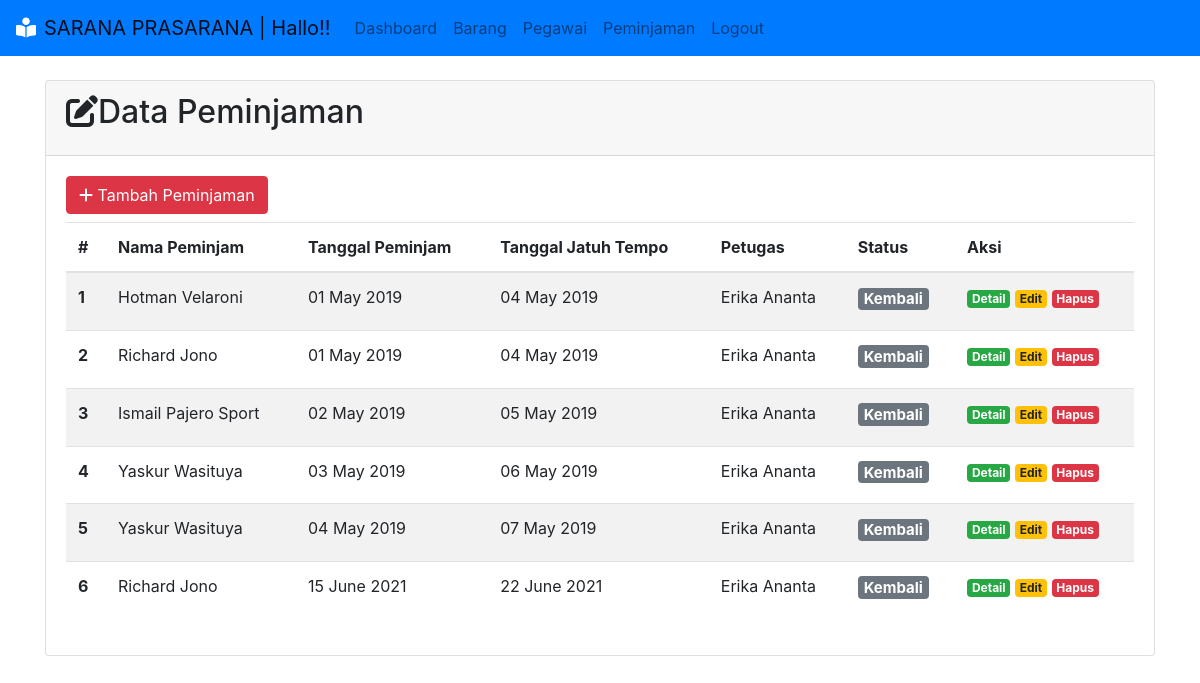
/peminjaman/index.php (signed in), run on the app's committed database.
### tables this page shows
CREATE TABLE `peminjaman` (
  `id_pinjam` int(11) NOT NULL,
  `id_inventaris` int(3) DEFAULT NULL,
  `id_pegawai` int(3) NOT NULL,
  `tgl_pinjam` date NOT NULL,
  `tgl_kembali` date DEFAULT NULL,
  `tgl_jatuh_tempo` date NOT NULL,
  `status` enum('Dipinjam','Kembali') NOT NULL DEFAULT 'Dipinjam',
  `id_petugas` int(3) DEFAULT NULL
);

CREATE TABLE `pegawai` (
  `id_pegawai` int(3) NOT NULL,
  `nama_pegawai` varchar(50) NOT NULL,
  `telp` varchar(50) NOT NULL,
  `alamat` varchar(200) NOT NULL
);

CREATE TABLE `petugas` (
  `id_petugas` int(3) NOT NULL,
  `nama_petugas` varchar(100) NOT NULL,
  `username` varchar(100) NOT NULL,
  `password` varchar(50) NOT NULL
);

### peminjaman/index.php (the view)
<?php
include '../koneksi.php';
$sql = "SELECT * FROM peminjaman INNER JOIN pegawai ON peminjaman.id_pegawai = pegawai.id_pegawai
        INNER JOIN petugas ON peminjaman.id_petugas = petugas.id_petugas ORDER BY peminjaman.tgl_pinjam";
$res = mysqli_query($koneksi, $sql);
$pinjam = array();
while ($data = mysqli_fetch_assoc($res)) {
    $pinjam[] = $data;
}
include '../aset/header.php';
?>
<div class="container">
    <div class="row mt-4">
        <div class= "col-md">
<div class="card">
  <div class="card-header">
    <h2 class="card-title"><i class="fas fa-edit"></i>Data Peminjaman</h2>
  </div>
  <div class="card-body">
  <a type="button" class="btn btn-danger mb-2" href="form-pinjam.php"> <i class="fas fa-plus"></i> Tambah Peminjaman</a>
  <table class="table table-striped">
  <thead>
    <tr>
      <th scope="col">#</th>
      <th scope="col">Nama Peminjam</th>
      <th scope="col">Tanggal Peminjam</th>
      <th scope="col">Tanggal Jatuh Tempo</th>
      <th scope="col">Petugas</th>
      <th scope="col">Status</th>
      <th scope="col">Aksi
      </th>
    </tr>
  <tbody>
    <?php
        $no = 1;
        foreach ($pinjam as $p) { ?>
            <tr>
                <th scope="row"><?= $no ?></td>
                <td><?= $p['nama_pegawai'] ?> </td>
                <td><?= date('d F Y', strtotime($p['tgl_pinjam'])) ?></td>
                <td><?= date('d F Y', strtotime($p['tgl_jatuh_tempo'])) ?></td>
                <td><?= $p['nama_petugas'] ?> </td>
                <td>
                  <?php
                      if($p['status'] == "dipinjam")
                      {
                        echo '<h5><span class="badge badge-info">Dipinjam</span></h5>';
                      } else {
                        echo '<h5><span class="badge badge-secondary">Kembali</span></h5>';
                      }
                  ?>
                  </td>
                  <td>
                    <a href="detail.php?id_pinjam=<?= $p['id_pinjam'] ?>&nama=<?= $p['nama_pegawai'] ?>" class="badge badge-success">Detail</a>
                    <a href="form-edit.php?id_pinjam=<?= $p['id_pinjam']?>" class="badge badge-warning">Edit</a>
                    <a href="hapus.php?id_pinjam <?= $p['id_pinjam'] ?>" class="badge badge-danger">Hapus</a>
                </td>
            </tr>
    <?php
        $no++;
        }
    ?>
  </tbody>
</table>
  </div>
</div>
</div>
</div>
    </div>
<?php
include '../aset/footer.php';
?>

### header.php (shortened to what this page needs)
<!DOCTYPE html>
<html lang="en">
<head>
    <link rel="stylesheet" href="http://localhost/siperpus/aset/bootstrap/css/bootstrap.min.css">
    <link rel="stylesheet" href="http://localhost/siperpus/aset/fontawesome/css/all.min.css">
</head>
<body>
<nav class="navbar navbar-expand-lg navbar-light bg-primary">
  <a class="navbar-brand" href="#"><i class="fas fa-book-reader text-white mr-2"></i>SARANA PRASARANA | Hallo!! </a>
  <div class="collapse navbar-collapse" id="navbarNavAltMarkup">
    <div class="navbar-nav">
    <ul class="navbar-nav mr-auto">
      <a class="nav-item nav-link" href="http://localhost/sarpra/index.php">Dashboard</a>
      <a class="nav-item nav-link" href="http://localhost/sarpra/inventaris/index.php">Barang</a>
      <a class="nav-item nav-link" href="http://localhost/sarpra/pegawai/index.php">Pegawai</a>
      <a class="nav-item nav-link" href="http://localhost/sarpra/peminjaman/index.php">Peminjaman</a>
      <a class="nav-item nav-link" href="http://localhost/sarpra/login/logout.php">Logout</a>
      </div>
    </div>
</nav>

### footer.php (shortened to what this page needs)
</body>
</html>

### data on the page
peminjaman: id_pegawai.nama_pegawai "Hotman Velaroni", tgl_pinjam "01 May 2019", tgl_jatuh_tempo "04 May 2019", id_petugas.nama_petugas "Erika Ananta", status "Kembali"
peminjaman: id_pegawai.nama_pegawai "Richard Jono", tgl_pinjam "01 May 2019", tgl_jatuh_tempo "04 May 2019", id_petugas.nama_petugas "Erika Ananta", status "Kembali"
peminjaman: id_pegawai.nama_pegawai "Ismail Pajero Sport", tgl_pinjam "02 May 2019", tgl_jatuh_tempo "05 May 2019", id_petugas.nama_petugas "Erika Ananta", status "Kembali"
peminjaman: id_pegawai.nama_pegawai "Yaskur Wasituya", tgl_pinjam "03 May 2019", tgl_jatuh_tempo "06 May 2019", id_petugas.nama_petugas "Erika Ananta", status "Kembali"
peminjaman: id_pegawai.nama_pegawai "Yaskur Wasituya", tgl_pinjam "04 May 2019", tgl_jatuh_tempo "07 May 2019", id_petugas.nama_petugas "Erika Ananta", status "Kembali"
peminjaman: id_pegawai.nama_pegawai "Richard Jono", tgl_pinjam "15 June 2021", tgl_jatuh_tempo "22 June 2021", id_petugas.nama_petugas "Erika Ananta", status "Kembali"
